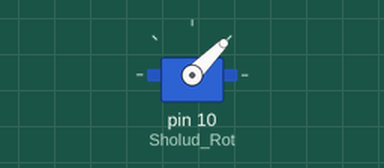
The sketch below on a simulated Arduino Uno, built with avr-gcc and run on an emulated ATmega328P. Parts: servo.

Above: at 0.1 s.
At 0.7 s:
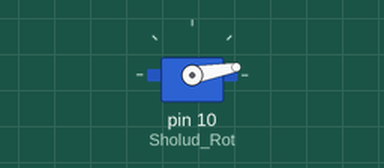
Timing chart, 0 to 2.2 s (numbered marks = the images above):
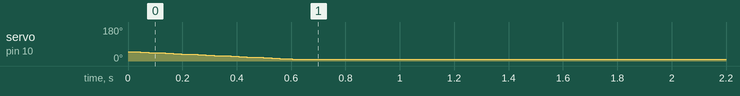

The sketch:

right_arm_robot.ino
```cpp
//pin 11 shoulder up 10- 70
//pin10 bicep rotate 10-90
//pin 8 bicep updown 10-81

#include <Servo.h>

Servo Sholud_UP;  // create servo object to control a servo
Servo Sholud_Rot;  // create servo object to control a servo
Servo BIcep_Rot;  // create servo object to control a servo
Servo BIcep_Up;  // create servo object to control a servo
// twelve servo objects can be created on most boards

int Shld_Pos = 10;    // variable to store the servo position
int Bi_Rot_Pos = 10;    // variable to store the servo position
int BIcep_Up_pos = 10;    // variable to store the servo position
int BIcep_Rot_pos = 30;    // variable to store the servo position
int Shld_Rot_Pos = 0;    // variable to store the servo position
int pos6 = 70;    // variable to store the servo position

void Shld_Rot_Clk()
{
  Sholud_Rot.attach(10);  // shoulder updown


  for (Shld_Rot_Pos=0; Shld_Rot_Pos <=50; Shld_Rot_Pos += 1) { // goes from 0 degrees to 180 degrees
        // in steps of 1 degree
        Sholud_Rot.write(Shld_Rot_Pos);              // tell servo to go to position in variable 'pos'
        delay(15);                       // waits 15ms for the servo to reach the position
        }
  }

void Shld_Rot_Anti()
{

  Sholud_Rot.attach(10);  // shoulder updown

    for (Shld_Rot_Pos=50; Shld_Rot_Pos >=10; Shld_Rot_Pos -= 1) { // goes from 0 degrees to 180 degrees
        // in steps of 1 degree
        Sholud_Rot.write(Shld_Rot_Pos);              // tell servo to go to position in variable 'pos'
        delay(15);                       // waits 15ms for the servo to reach the position
        }
  }


void Shld_Up()
{
  Sholud_UP.attach(11);  // shoulder updown


  for (Shld_Pos=15; Shld_Pos <=70; Shld_Pos += 1) { // goes from 0 degrees to 180 degrees
        // in steps of 1 degree
        Sholud_UP.write(Shld_Pos);              // tell servo to go to position in variable 'pos'
        delay(15);                       // waits 15ms for the servo to reach the position
        }
  }

void Shld_Dwn()
{

  Sholud_UP.attach(11);  // shoulder updown

    for (Shld_Pos=70; Shld_Pos >=15; Shld_Pos -= 1) { // goes from 0 degrees to 180 degrees
        // in steps of 1 degree
        Sholud_UP.write(Shld_Pos);              // tell servo to go to position in variable 'pos'
        delay(15);                       // waits 15ms for the servo to reach the position
        }
  }


void Bi_Rot_Clk()
{
   BIcep_Rot.attach(9);  // shoulder updown

    for (BIcep_Rot_pos=60; BIcep_Rot_pos <=90; BIcep_Rot_pos += 1) {
          // in steps of 1 degree
          BIcep_Rot.write(BIcep_Rot_pos);
          delay(15);                       // waits 15ms for the servo to reach the position
          }

  }


void Bi_Rot_Anti()
{
  BIcep_Rot.attach(9);  // shoulder updown

    for (BIcep_Rot_pos=90; BIcep_Rot_pos >=60; BIcep_Rot_pos -= 1) { // goes from 0 degrees to 180 degrees
          // in steps of 1 degree
          BIcep_Rot.write(BIcep_Rot_pos);              // tell servo to go to position in variable 'pos'
          delay(15);                       // waits 15ms for the servo to reach the position
          }
  }


void Bi_Up()

{
    BIcep_Up.attach(8);  // shoulder updown

    for (BIcep_Up_pos; BIcep_Up_pos <=85; BIcep_Up_pos += 1) { // goes from 0 degrees to 180 degrees
          // in steps of 1 degree
          BIcep_Up.write(BIcep_Up_pos);              // tell servo to go to position in variable 'pos'
          delay(15);                       // waits 15ms for the servo to reach the position
          }

  }


void Bi_Dwn()

{

    BIcep_Up.attach(8);  // shoulder updown

    for (BIcep_Up_pos; BIcep_Up_pos >=10; BIcep_Up_pos -= 1) { // goes from 0 degrees to 180 degrees
          // in steps of 1 degree
          BIcep_Up.write(BIcep_Up_pos);              // tell servo to go to position in variable 'pos'
          delay(15);                       // waits 15ms for the servo to reach the position
          }


  }

void callup()
  {
      Bi_Up();
      delay(500);
      Bi_Rot_Clk();
      delay(500);
      Shld_Up();

    }


void setup() {
    Serial.begin(9600);


  //Shld_Up();
  //Shld_Dwn();

  //Bi_Rot_Clk();
  //Bi_Rot_Anti();

  //Bi_Up();
  //Bi_Dwn();

  //Shld_Rot_Clk();
  Shld_Rot_Anti();

     // delay(500);


}

void loop() {


  }
```
